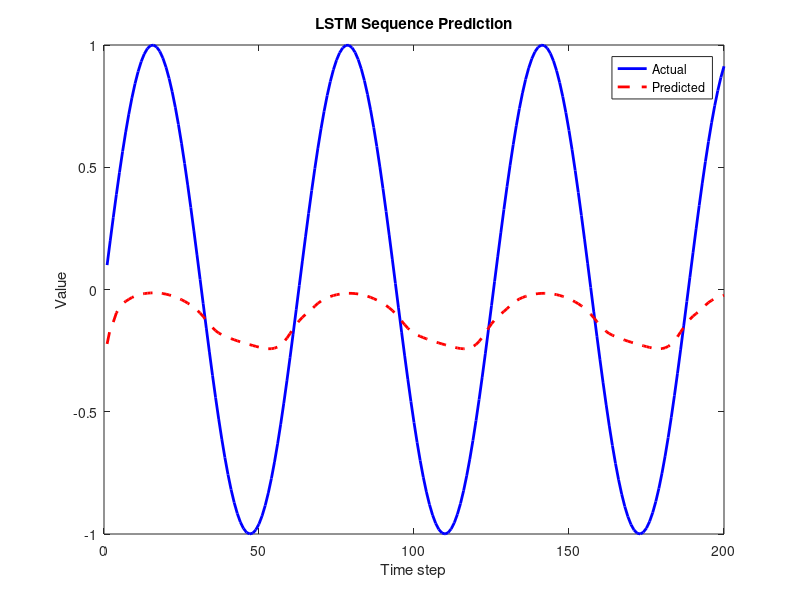

The MATLAB source for this figure:
% Simple LSTM implementation in MATLAB without using built-in functions
% with longer sequence and visualization

% Define the sigmoid and tanh functions
sigmoid = @(x) 1 ./ (1 + exp(-x));
tanh = @(x) (exp(x) - exp(-x)) ./ (exp(x) + exp(-x));

% Initialize LSTM parameters
input_size = 1;   % input dimension
hidden_size = 10; % number of hidden units
output_size = 1;  % output dimension

% Initialize weights
Wf = randn(hidden_size, input_size + hidden_size); % forget gate weights
Wi = randn(hidden_size, input_size + hidden_size); % input gate weights
Wc = randn(hidden_size, input_size + hidden_size); % cell gate weights
Wo = randn(hidden_size, input_size + hidden_size); % output gate weights

% Initialize biases
bf = randn(hidden_size, 1); % forget gate bias
bi = randn(hidden_size, 1); % input gate bias
bc = randn(hidden_size, 1); % cell gate bias
bo = randn(hidden_size, 1); % output gate bias

% LSTM forward step
function [h_next, c_next] = lstm_cell(x, h_prev, c_prev, Wf, Wi, Wc, Wo, bf, bi, bc, bo, sigmoid, tanh)
    % Concatenate input and previous hidden state
    z = [x; h_prev];

    % Forget gate
    ft = sigmoid(Wf * z + bf);

    % Input gate
    it = sigmoid(Wi * z + bi);

    % Cell gate
    ct_hat = tanh(Wc * z + bc);

    % Cell state
    c_next = ft .* c_prev + it .* ct_hat;

    % Output gate
    ot = sigmoid(Wo * z + bo);

    % Hidden state
    h_next = ot .* tanh(c_next);
end

% Generate some dummy data
time_steps = 200;
x_data = sin(0.1 * (1:time_steps)); % example sequence
h = zeros(hidden_size, 1); % initial hidden state
c = zeros(hidden_size, 1); % initial cell state

% Initialize output array
predicted = zeros(1, time_steps);

% LSTM forward pass through time
for t = 1:time_steps
    x = x_data(t);
    [h, c] = lstm_cell(x, h, c, Wf, Wi, Wc, Wo, bf, bi, bc, bo, sigmoid, tanh);
    predicted(t) = h(1); % Use the first hidden state as the prediction
end

% Plot the results
figure;
plot(1:time_steps, x_data, 'b', 'LineWidth', 2);
hold on;
plot(1:time_steps, predicted, 'r--', 'LineWidth', 2);
legend('Actual', 'Predicted');
xlabel('Time step');
ylabel('Value');
title('LSTM Sequence Prediction');
hold off;
